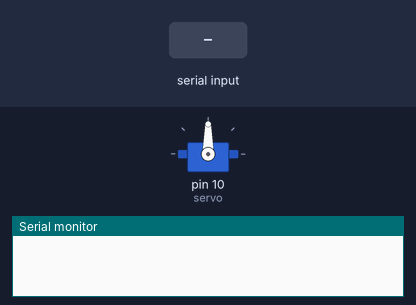
The sketch below on a simulated Arduino Uno, built with avr-gcc and run on an emulated ATmega328P. Shown: servo, the last lines printed to the serial monitor. The inputs (shaded band) are chosen by the test bench.

Above: at 1.2 s.
1.3 s: "90,45\n" received over Serial
At 1.7 s:
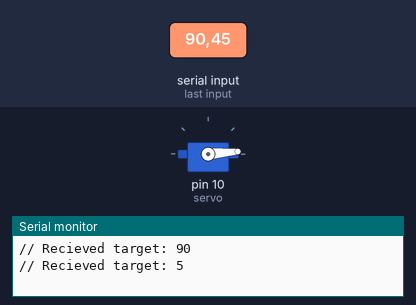
2.9 s: "30,150\n" received over Serial
At 4.2 s:
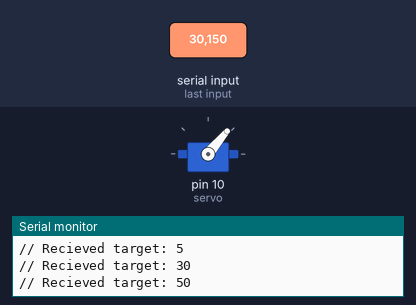
4.5 s: "200\n" received over Serial
At 5.4 s:
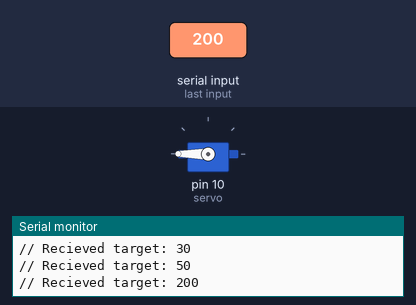
6.0 s: "5\n" received over Serial
At 6.3 s:
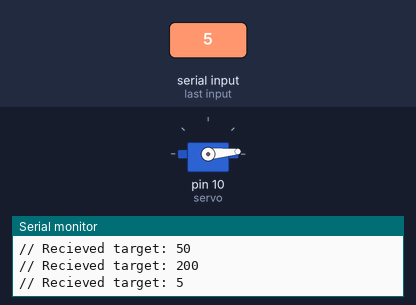
7.5 s: "90\n" received over Serial
At 8.7 s:
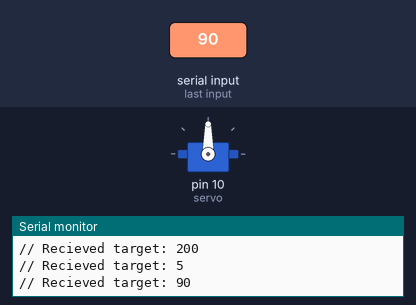
Timing chart, 0 to 10.0 s (numbered marks = the images above; inputs shaded):
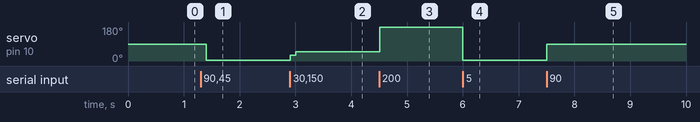

The sketch:

servo_calibration.ino
```cpp
#include <Servo.h>
#include <Wire.h>

/**
    This script is used to calibrate the servo used to lift and lower the tool.
    Run this script with the servo plugged in. Type different positions into the terminal, and the servo will go to that position.
    Find appropriate positions for "up" and "down", and save them.
*/

Servo servo;

void setup() {
    Serial.begin(9600);
    servo.attach(10);
}

void loop() {
    // Wait for data
    while (Serial.available() == 0) {
        delay(10);
    }

    // Read at most 4 bytes from the terminal
    char posTarget[5] = {};
    size_t len = Serial.readBytesUntil('\n', posTarget, 4);
    posTarget[len] = '\0';

    // Parse the recieved number as a long
    long target = strtol(posTarget, nullptr, 10);
    Serial.print("// Recieved target: ");
    Serial.println(target);

    // Set the target for the servo, and wait for it to reach it
    servo.write(target);
    delay(100);
}
```

Measured:
- after the input at 1.3 s, servo on pin 10 (servo): 90° → 5° after 0.10 s
- after the input at 2.9 s, servo on pin 10 (servo): 5° → 30° at once, → 50° 0.10 s later
- after the input at 4.5 s, servo on pin 10 (servo): 50° → 180° at once
- after the input at 6.0 s, servo on pin 10 (servo): 180° → 5° at once
- after the input at 7.5 s, servo on pin 10 (servo): 5° → 90° at once
